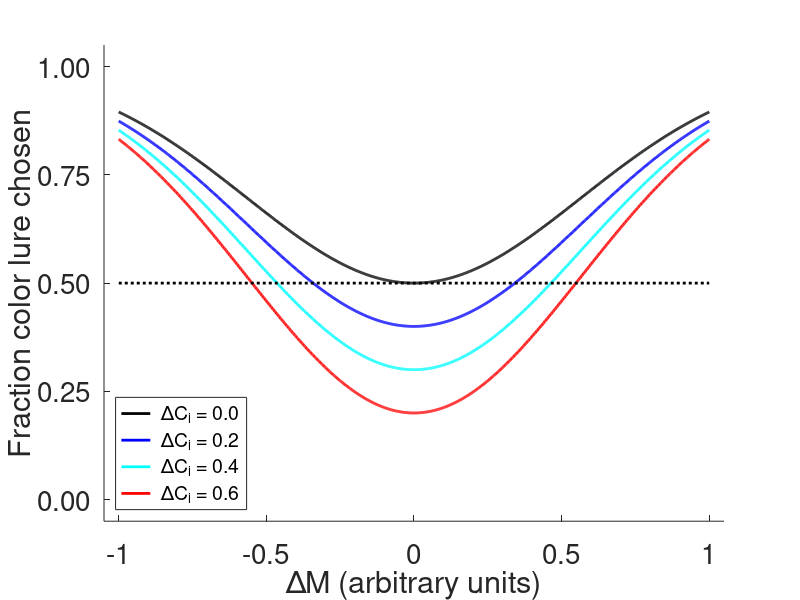

Write MATLAB code to recreate this figure. (Note: this script raises an error after producing the figure.)
% GrantCueCombFigure
%
% Figure for RO1 renewal, with hypothesized data for cue
% combination j, k experiment
%
% 6/29/14  dhb  Wrote it.

%% Clear
clear; close all;

%% Define parameters
psychoStdev = 0.2;
psychoShape = 2;
psychoScale = 1;
kWeight = 1;
jWeight = 1.25;

%% Variables to compute over
ks = [0 0.05 0.1 0.2 0.4 0.6 0.8 -0.8 -0.6 -0.4 -0.2 -0.1 -0.05];
js = linspace(-1,1,1001);
discreteJs = linspace(-1,1,9);

for kindex = 1:length(ks)
    k = abs(ks(kindex));
    thePsychoMin = 0.5-kWeight*k/2;
    thePsychoRange = 1-thePsychoMin;
    thePsychoPoints{kindex} = thePsychoMin+thePsychoRange*wblcdf((jWeight)*abs(discreteJs),psychoScale,psychoShape);
    thePsychoSmooth{kindex} = thePsychoMin+thePsychoRange*wblcdf((jWeight)*abs(js),psychoScale,psychoShape); 
    [~,jindIndex] = min(abs(thePsychoSmooth{kindex}-0.5));
    jinds1(kindex) = abs(js(jindIndex));
    jinds2(kindex) = -jinds1(kindex);
end

figure; clf; hold on
set(gca,'FontName','Helvetica','FontSize',16);
theColors = ['k' 'r' 'g' 'b' 'c' 'r'];
for kindex = [1 4 5 6]
    %plot(discreteJs,thePsychoPoints{kindex},['o' theColors(kindex)],'MarkerFaceColor',theColors(kindex),'MarkerSize',12);
    plot(js,thePsychoSmooth{kindex},theColors(kindex),'LineWidth',2);
end
plot([-1 1],[0.5 0.5],'k:','LineWidth',2); 
xlim([-1.05 1.05]); ylim([-0.05 1.05]);
set(gca,'XTick',[-1.0 -0.5 0.0 0.5 1.0]);
set(gca','XTickLabel',{'-1' '-0.5' '0' '0.5' '1'},'FontSize',20);
set(gca,'YTick',[0.00 0.25 0.50 0.75 1.00]);
set(gca','YTickLabel',{'0.00 ' '0.25 ' '0.50 ' '0.75 ' '1.00 '},'FontSize',20);
legend({' \DeltaC_i = 0.0' ' \DeltaC_i = 0.2' ' \DeltaC_i = 0.4' ' \DeltaC_i = 0.6'},'Location','SouthWest','FontName','Helvetica','FontSize',14);
xlabel('\DeltaM (arbitrary units)','FontSize',22);
ylabel('Fraction color lure chosen','FontSize',22);
FigureSave(sprintf('GrantCueCombPsycho%d',round(100*jWeight)),gcf,{'pdf', 'eps'});

figure; clf; hold on;
set(gca,'FontName','Helvetica','FontSize',16);
[~,index] = sort(ks);
for kindex = 1:length(ks)
    plot(ks,jinds1,['o' 'k'],'MarkerFaceColor','k','MarkerSize',12);
    plot(ks(index),jinds1(index),['k'],'LineWidth',2);
    plot(ks,jinds2,['o' 'k'],'MarkerFaceColor','k','MarkerSize',12);
    plot(ks(index),jinds2(index),['k'],'LineWidth',2);
end
xlim([-1.05 1.05]); ylim([-1.05 1.05]); 
axis('square');
%title('Indifference points','FontSize',22);
set(gca,'XTick',[-1.0 -0.5 0.0 0.5 1.0]);
set(gca','XTickLabel',{'-1' '-0.5' '0' '0.5' '1'},'FontSize',20);
set(gca,'YTick',[-1.0 -0.5 0.0 0.5 1.0]);
set(gca','YTickLabel',{'-1.0 ' '-0.5 ' '0.0 ' '0.5 ' '1.0 '},'FontSize',20);
xlabel('\DeltaC_i','FontSize',22);
ylabel('\DeltaM_{ind,i}','FontSize',22);
FigureSave(sprintf('GrantCueCombIndifference%d',round(100*jWeight)),gcf,{'pdf', 'eps'});
